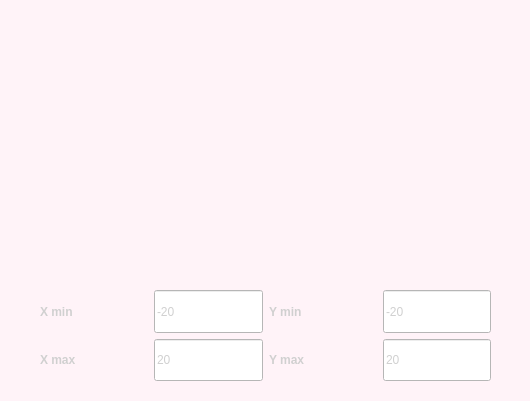
<?xml version="1.0" encoding="UTF-8"?>
<ui version="4.0">
 <class>Plot</class>
 <widget class="QDialog" name="Plot">
  <property name="geometry">
   <rect>
    <x>0</x>
    <y>0</y>
    <width>530</width>
    <height>401</height>
   </rect>
  </property>
  <property name="windowTitle">
   <string>Dialog</string>
  </property>
  <property name="styleSheet">
   <string notr="true">background-color: rgb(255, 243, 248);</string>
  </property>
  <widget class="QCustomPlot" name="MyPlot" native="true">
   <property name="geometry">
    <rect>
     <x>80</x>
     <y>10</y>
     <width>371</width>
     <height>261</height>
    </rect>
   </property>
  </widget>
  <widget class="QWidget" name="layoutWidget">
   <property name="geometry">
    <rect>
     <x>40</x>
     <y>290</y>
     <width>451</width>
     <height>91</height>
    </rect>
   </property>
   <layout class="QVBoxLayout" name="verticalLayout_2">
    <item>
     <layout class="QHBoxLayout" name="horizontalLayout">
      <item>
       <widget class="QLabel" name="label">
        <property name="palette">
         <palette>
          <active>
           <colorrole role="WindowText">
            <brush brushstyle="SolidPattern">
             <color alpha="255">
              <red>126</red>
              <green>127</green>
              <blue>129</blue>
             </color>
            </brush>
           </colorrole>
           <colorrole role="Button">
            <brush brushstyle="SolidPattern">
             <color alpha="255">
              <red>255</red>
              <green>243</green>
              <blue>248</blue>
             </color>
            </brush>
           </colorrole>
           <colorrole role="Text">
            <brush brushstyle="SolidPattern">
             <color alpha="255">
              <red>122</red>
              <green>123</green>
              <blue>125</blue>
             </color>
            </brush>
           </colorrole>
           <colorrole role="Base">
            <brush brushstyle="SolidPattern">
             <color alpha="255">
              <red>255</red>
              <green>243</green>
              <blue>248</blue>
             </color>
            </brush>
           </colorrole>
           <colorrole role="Window">
            <brush brushstyle="SolidPattern">
             <color alpha="255">
              <red>255</red>
              <green>243</green>
              <blue>248</blue>
             </color>
            </brush>
           </colorrole>
          </active>
          <inactive>
           <colorrole role="WindowText">
            <brush brushstyle="SolidPattern">
             <color alpha="255">
              <red>208</red>
              <green>208</green>
              <blue>208</blue>
             </color>
            </brush>
           </colorrole>
           <colorrole role="Button">
            <brush brushstyle="SolidPattern">
             <color alpha="255">
              <red>64</red>
              <green>65</green>
              <blue>66</blue>
             </color>
            </brush>
           </colorrole>
           <colorrole role="Text">
            <brush brushstyle="SolidPattern">
             <color alpha="255">
              <red>208</red>
              <green>208</green>
              <blue>208</blue>
             </color>
            </brush>
           </colorrole>
           <colorrole role="Base">
            <brush brushstyle="SolidPattern">
             <color alpha="255">
              <red>46</red>
              <green>47</green>
              <blue>48</blue>
             </color>
            </brush>
           </colorrole>
           <colorrole role="Window">
            <brush brushstyle="SolidPattern">
             <color alpha="255">
              <red>46</red>
              <green>47</green>
              <blue>48</blue>
             </color>
            </brush>
           </colorrole>
          </inactive>
          <disabled>
           <colorrole role="WindowText">
            <brush brushstyle="SolidPattern">
             <color alpha="96">
              <red>164</red>
              <green>166</green>
              <blue>168</blue>
             </color>
            </brush>
           </colorrole>
           <colorrole role="Button">
            <brush brushstyle="SolidPattern">
             <color alpha="255">
              <red>255</red>
              <green>243</green>
              <blue>248</blue>
             </color>
            </brush>
           </colorrole>
           <colorrole role="Text">
            <brush brushstyle="SolidPattern">
             <color alpha="96">
              <red>164</red>
              <green>166</green>
              <blue>168</blue>
             </color>
            </brush>
           </colorrole>
           <colorrole role="Base">
            <brush brushstyle="SolidPattern">
             <color alpha="255">
              <red>255</red>
              <green>243</green>
              <blue>248</blue>
             </color>
            </brush>
           </colorrole>
           <colorrole role="Window">
            <brush brushstyle="SolidPattern">
             <color alpha="255">
              <red>255</red>
              <green>243</green>
              <blue>248</blue>
             </color>
            </brush>
           </colorrole>
          </disabled>
         </palette>
        </property>
        <property name="font">
         <font>
          <bold>true</bold>
         </font>
        </property>
        <property name="text">
         <string>X min</string>
        </property>
       </widget>
      </item>
      <item>
       <widget class="QLineEdit" name="xmin">
        <property name="sizePolicy">
         <sizepolicy hsizetype="Preferred" vsizetype="Preferred">
          <horstretch>0</horstretch>
          <verstretch>0</verstretch>
         </sizepolicy>
        </property>
        <property name="palette">
         <palette>
          <active>
           <colorrole role="WindowText">
            <brush brushstyle="SolidPattern">
             <color alpha="255">
              <red>128</red>
              <green>128</green>
              <blue>128</blue>
             </color>
            </brush>
           </colorrole>
           <colorrole role="Button">
            <brush brushstyle="SolidPattern">
             <color alpha="255">
              <red>255</red>
              <green>255</green>
              <blue>255</blue>
             </color>
            </brush>
           </colorrole>
           <colorrole role="Text">
            <brush brushstyle="SolidPattern">
             <color alpha="255">
              <red>130</red>
              <green>130</green>
              <blue>130</blue>
             </color>
            </brush>
           </colorrole>
           <colorrole role="Base">
            <brush brushstyle="SolidPattern">
             <color alpha="255">
              <red>255</red>
              <green>255</green>
              <blue>255</blue>
             </color>
            </brush>
           </colorrole>
           <colorrole role="Window">
            <brush brushstyle="SolidPattern">
             <color alpha="255">
              <red>255</red>
              <green>255</green>
              <blue>255</blue>
             </color>
            </brush>
           </colorrole>
          </active>
          <inactive>
           <colorrole role="WindowText">
            <brush brushstyle="SolidPattern">
             <color alpha="255">
              <red>208</red>
              <green>208</green>
              <blue>208</blue>
             </color>
            </brush>
           </colorrole>
           <colorrole role="Button">
            <brush brushstyle="SolidPattern">
             <color alpha="255">
              <red>64</red>
              <green>65</green>
              <blue>66</blue>
             </color>
            </brush>
           </colorrole>
           <colorrole role="Text">
            <brush brushstyle="SolidPattern">
             <color alpha="255">
              <red>208</red>
              <green>208</green>
              <blue>208</blue>
             </color>
            </brush>
           </colorrole>
           <colorrole role="Base">
            <brush brushstyle="SolidPattern">
             <color alpha="255">
              <red>46</red>
              <green>47</green>
              <blue>48</blue>
             </color>
            </brush>
           </colorrole>
           <colorrole role="Window">
            <brush brushstyle="SolidPattern">
             <color alpha="255">
              <red>46</red>
              <green>47</green>
              <blue>48</blue>
             </color>
            </brush>
           </colorrole>
          </inactive>
          <disabled>
           <colorrole role="WindowText">
            <brush brushstyle="SolidPattern">
             <color alpha="96">
              <red>164</red>
              <green>166</green>
              <blue>168</blue>
             </color>
            </brush>
           </colorrole>
           <colorrole role="Button">
            <brush brushstyle="SolidPattern">
             <color alpha="255">
              <red>255</red>
              <green>255</green>
              <blue>255</blue>
             </color>
            </brush>
           </colorrole>
           <colorrole role="Text">
            <brush brushstyle="SolidPattern">
             <color alpha="96">
              <red>164</red>
              <green>166</green>
              <blue>168</blue>
             </color>
            </brush>
           </colorrole>
           <colorrole role="Base">
            <brush brushstyle="SolidPattern">
             <color alpha="255">
              <red>255</red>
              <green>255</green>
              <blue>255</blue>
             </color>
            </brush>
           </colorrole>
           <colorrole role="Window">
            <brush brushstyle="SolidPattern">
             <color alpha="255">
              <red>255</red>
              <green>255</green>
              <blue>255</blue>
             </color>
            </brush>
           </colorrole>
          </disabled>
         </palette>
        </property>
        <property name="styleSheet">
         <string notr="true">background-color: rgb(255, 255, 255)</string>
        </property>
        <property name="text">
         <string>-20</string>
        </property>
       </widget>
      </item>
      <item>
       <widget class="QLabel" name="label_3">
        <property name="palette">
         <palette>
          <active>
           <colorrole role="WindowText">
            <brush brushstyle="SolidPattern">
             <color alpha="255">
              <red>123</red>
              <green>124</green>
              <blue>126</blue>
             </color>
            </brush>
           </colorrole>
           <colorrole role="Button">
            <brush brushstyle="SolidPattern">
             <color alpha="255">
              <red>255</red>
              <green>243</green>
              <blue>248</blue>
             </color>
            </brush>
           </colorrole>
           <colorrole role="Base">
            <brush brushstyle="SolidPattern">
             <color alpha="255">
              <red>255</red>
              <green>243</green>
              <blue>248</blue>
             </color>
            </brush>
           </colorrole>
           <colorrole role="Window">
            <brush brushstyle="SolidPattern">
             <color alpha="255">
              <red>255</red>
              <green>243</green>
              <blue>248</blue>
             </color>
            </brush>
           </colorrole>
          </active>
          <inactive>
           <colorrole role="WindowText">
            <brush brushstyle="SolidPattern">
             <color alpha="255">
              <red>208</red>
              <green>208</green>
              <blue>208</blue>
             </color>
            </brush>
           </colorrole>
           <colorrole role="Button">
            <brush brushstyle="SolidPattern">
             <color alpha="255">
              <red>64</red>
              <green>65</green>
              <blue>66</blue>
             </color>
            </brush>
           </colorrole>
           <colorrole role="Base">
            <brush brushstyle="SolidPattern">
             <color alpha="255">
              <red>46</red>
              <green>47</green>
              <blue>48</blue>
             </color>
            </brush>
           </colorrole>
           <colorrole role="Window">
            <brush brushstyle="SolidPattern">
             <color alpha="255">
              <red>46</red>
              <green>47</green>
              <blue>48</blue>
             </color>
            </brush>
           </colorrole>
          </inactive>
          <disabled>
           <colorrole role="WindowText">
            <brush brushstyle="SolidPattern">
             <color alpha="96">
              <red>164</red>
              <green>166</green>
              <blue>168</blue>
             </color>
            </brush>
           </colorrole>
           <colorrole role="Button">
            <brush brushstyle="SolidPattern">
             <color alpha="255">
              <red>255</red>
              <green>243</green>
              <blue>248</blue>
             </color>
            </brush>
           </colorrole>
           <colorrole role="Base">
            <brush brushstyle="SolidPattern">
             <color alpha="255">
              <red>255</red>
              <green>243</green>
              <blue>248</blue>
             </color>
            </brush>
           </colorrole>
           <colorrole role="Window">
            <brush brushstyle="SolidPattern">
             <color alpha="255">
              <red>255</red>
              <green>243</green>
              <blue>248</blue>
             </color>
            </brush>
           </colorrole>
          </disabled>
         </palette>
        </property>
        <property name="font">
         <font>
          <bold>true</bold>
         </font>
        </property>
        <property name="text">
         <string>Y min</string>
        </property>
       </widget>
      </item>
      <item>
       <widget class="QLineEdit" name="ymin">
        <property name="sizePolicy">
         <sizepolicy hsizetype="Preferred" vsizetype="Preferred">
          <horstretch>0</horstretch>
          <verstretch>0</verstretch>
         </sizepolicy>
        </property>
        <property name="palette">
         <palette>
          <active>
           <colorrole role="Button">
            <brush brushstyle="SolidPattern">
             <color alpha="255">
              <red>255</red>
              <green>255</green>
              <blue>255</blue>
             </color>
            </brush>
           </colorrole>
           <colorrole role="Text">
            <brush brushstyle="SolidPattern">
             <color alpha="255">
              <red>129</red>
              <green>129</green>
              <blue>129</blue>
             </color>
            </brush>
           </colorrole>
           <colorrole role="Base">
            <brush brushstyle="SolidPattern">
             <color alpha="255">
              <red>255</red>
              <green>255</green>
              <blue>255</blue>
             </color>
            </brush>
           </colorrole>
           <colorrole role="Window">
            <brush brushstyle="SolidPattern">
             <color alpha="255">
              <red>255</red>
              <green>255</green>
              <blue>255</blue>
             </color>
            </brush>
           </colorrole>
          </active>
          <inactive>
           <colorrole role="Button">
            <brush brushstyle="SolidPattern">
             <color alpha="255">
              <red>64</red>
              <green>65</green>
              <blue>66</blue>
             </color>
            </brush>
           </colorrole>
           <colorrole role="Text">
            <brush brushstyle="SolidPattern">
             <color alpha="255">
              <red>208</red>
              <green>208</green>
              <blue>208</blue>
             </color>
            </brush>
           </colorrole>
           <colorrole role="Base">
            <brush brushstyle="SolidPattern">
             <color alpha="255">
              <red>46</red>
              <green>47</green>
              <blue>48</blue>
             </color>
            </brush>
           </colorrole>
           <colorrole role="Window">
            <brush brushstyle="SolidPattern">
             <color alpha="255">
              <red>46</red>
              <green>47</green>
              <blue>48</blue>
             </color>
            </brush>
           </colorrole>
          </inactive>
          <disabled>
           <colorrole role="Button">
            <brush brushstyle="SolidPattern">
             <color alpha="255">
              <red>255</red>
              <green>255</green>
              <blue>255</blue>
             </color>
            </brush>
           </colorrole>
           <colorrole role="Text">
            <brush brushstyle="SolidPattern">
             <color alpha="96">
              <red>164</red>
              <green>166</green>
              <blue>168</blue>
             </color>
            </brush>
           </colorrole>
           <colorrole role="Base">
            <brush brushstyle="SolidPattern">
             <color alpha="255">
              <red>255</red>
              <green>255</green>
              <blue>255</blue>
             </color>
            </brush>
           </colorrole>
           <colorrole role="Window">
            <brush brushstyle="SolidPattern">
             <color alpha="255">
              <red>255</red>
              <green>255</green>
              <blue>255</blue>
             </color>
            </brush>
           </colorrole>
          </disabled>
         </palette>
        </property>
        <property name="styleSheet">
         <string notr="true">background-color: rgb(255, 255, 255);</string>
        </property>
        <property name="text">
         <string>-20</string>
        </property>
       </widget>
      </item>
     </layout>
    </item>
    <item>
     <layout class="QHBoxLayout" name="horizontalLayout_2">
      <item>
       <widget class="QLabel" name="label_2">
        <property name="palette">
         <palette>
          <active>
           <colorrole role="WindowText">
            <brush brushstyle="SolidPattern">
             <color alpha="255">
              <red>126</red>
              <green>127</green>
              <blue>129</blue>
             </color>
            </brush>
           </colorrole>
           <colorrole role="Button">
            <brush brushstyle="SolidPattern">
             <color alpha="255">
              <red>255</red>
              <green>243</green>
              <blue>248</blue>
             </color>
            </brush>
           </colorrole>
           <colorrole role="Base">
            <brush brushstyle="SolidPattern">
             <color alpha="255">
              <red>255</red>
              <green>243</green>
              <blue>248</blue>
             </color>
            </brush>
           </colorrole>
           <colorrole role="Window">
            <brush brushstyle="SolidPattern">
             <color alpha="255">
              <red>255</red>
              <green>243</green>
              <blue>248</blue>
             </color>
            </brush>
           </colorrole>
          </active>
          <inactive>
           <colorrole role="WindowText">
            <brush brushstyle="SolidPattern">
             <color alpha="255">
              <red>208</red>
              <green>208</green>
              <blue>208</blue>
             </color>
            </brush>
           </colorrole>
           <colorrole role="Button">
            <brush brushstyle="SolidPattern">
             <color alpha="255">
              <red>64</red>
              <green>65</green>
              <blue>66</blue>
             </color>
            </brush>
           </colorrole>
           <colorrole role="Base">
            <brush brushstyle="SolidPattern">
             <color alpha="255">
              <red>46</red>
              <green>47</green>
              <blue>48</blue>
             </color>
            </brush>
           </colorrole>
           <colorrole role="Window">
            <brush brushstyle="SolidPattern">
             <color alpha="255">
              <red>46</red>
              <green>47</green>
              <blue>48</blue>
             </color>
            </brush>
           </colorrole>
          </inactive>
          <disabled>
           <colorrole role="WindowText">
            <brush brushstyle="SolidPattern">
             <color alpha="96">
              <red>164</red>
              <green>166</green>
              <blue>168</blue>
             </color>
            </brush>
           </colorrole>
           <colorrole role="Button">
            <brush brushstyle="SolidPattern">
             <color alpha="255">
              <red>255</red>
              <green>243</green>
              <blue>248</blue>
             </color>
            </brush>
           </colorrole>
           <colorrole role="Base">
            <brush brushstyle="SolidPattern">
             <color alpha="255">
              <red>255</red>
              <green>243</green>
              <blue>248</blue>
             </color>
            </brush>
           </colorrole>
           <colorrole role="Window">
            <brush brushstyle="SolidPattern">
             <color alpha="255">
              <red>255</red>
              <green>243</green>
              <blue>248</blue>
             </color>
            </brush>
           </colorrole>
          </disabled>
         </palette>
        </property>
        <property name="font">
         <font>
          <bold>true</bold>
         </font>
        </property>
        <property name="text">
         <string>X max</string>
        </property>
       </widget>
      </item>
      <item>
       <widget class="QLineEdit" name="xmax">
        <property name="sizePolicy">
         <sizepolicy hsizetype="Preferred" vsizetype="Preferred">
          <horstretch>0</horstretch>
          <verstretch>0</verstretch>
         </sizepolicy>
        </property>
        <property name="palette">
         <palette>
          <active>
           <colorrole role="Button">
            <brush brushstyle="SolidPattern">
             <color alpha="255">
              <red>255</red>
              <green>255</green>
              <blue>255</blue>
             </color>
            </brush>
           </colorrole>
           <colorrole role="Text">
            <brush brushstyle="SolidPattern">
             <color alpha="255">
              <red>128</red>
              <green>128</green>
              <blue>128</blue>
             </color>
            </brush>
           </colorrole>
           <colorrole role="Base">
            <brush brushstyle="SolidPattern">
             <color alpha="255">
              <red>255</red>
              <green>255</green>
              <blue>255</blue>
             </color>
            </brush>
           </colorrole>
           <colorrole role="Window">
            <brush brushstyle="SolidPattern">
             <color alpha="255">
              <red>255</red>
              <green>255</green>
              <blue>255</blue>
             </color>
            </brush>
           </colorrole>
          </active>
          <inactive>
           <colorrole role="Button">
            <brush brushstyle="SolidPattern">
             <color alpha="255">
              <red>64</red>
              <green>65</green>
              <blue>66</blue>
             </color>
            </brush>
           </colorrole>
           <colorrole role="Text">
            <brush brushstyle="SolidPattern">
             <color alpha="255">
              <red>208</red>
              <green>208</green>
              <blue>208</blue>
             </color>
            </brush>
           </colorrole>
           <colorrole role="Base">
            <brush brushstyle="SolidPattern">
             <color alpha="255">
              <red>46</red>
              <green>47</green>
              <blue>48</blue>
             </color>
            </brush>
           </colorrole>
           <colorrole role="Window">
            <brush brushstyle="SolidPattern">
             <color alpha="255">
              <red>46</red>
              <green>47</green>
              <blue>48</blue>
             </color>
            </brush>
           </colorrole>
          </inactive>
          <disabled>
           <colorrole role="Button">
            <brush brushstyle="SolidPattern">
             <color alpha="255">
              <red>255</red>
              <green>255</green>
              <blue>255</blue>
             </color>
            </brush>
           </colorrole>
           <colorrole role="Text">
            <brush brushstyle="SolidPattern">
             <color alpha="96">
              <red>164</red>
              <green>166</green>
              <blue>168</blue>
             </color>
            </brush>
           </colorrole>
           <colorrole role="Base">
            <brush brushstyle="SolidPattern">
             <color alpha="255">
              <red>255</red>
              <green>255</green>
              <blue>255</blue>
             </color>
            </brush>
           </colorrole>
           <colorrole role="Window">
            <brush brushstyle="SolidPattern">
             <color alpha="255">
              <red>255</red>
              <green>255</green>
              <blue>255</blue>
             </color>
            </brush>
           </colorrole>
          </disabled>
         </palette>
        </property>
        <property name="styleSheet">
         <string notr="true">background-color: rgb(255, 255, 255);</string>
        </property>
        <property name="text">
         <string>20</string>
        </property>
       </widget>
      </item>
      <item>
       <widget class="QLabel" name="label_4">
        <property name="palette">
         <palette>
          <active>
           <colorrole role="WindowText">
            <brush brushstyle="SolidPattern">
             <color alpha="255">
              <red>123</red>
              <green>124</green>
              <blue>126</blue>
             </color>
            </brush>
           </colorrole>
           <colorrole role="Button">
            <brush brushstyle="SolidPattern">
             <color alpha="255">
              <red>255</red>
              <green>243</green>
              <blue>248</blue>
             </color>
            </brush>
           </colorrole>
           <colorrole role="Base">
            <brush brushstyle="SolidPattern">
             <color alpha="255">
              <red>255</red>
              <green>243</green>
              <blue>248</blue>
             </color>
            </brush>
           </colorrole>
           <colorrole role="Window">
            <brush brushstyle="SolidPattern">
             <color alpha="255">
              <red>255</red>
              <green>243</green>
              <blue>248</blue>
             </color>
            </brush>
           </colorrole>
          </active>
          <inactive>
           <colorrole role="WindowText">
            <brush brushstyle="SolidPattern">
             <color alpha="255">
              <red>208</red>
              <green>208</green>
              <blue>208</blue>
             </color>
            </brush>
           </colorrole>
           <colorrole role="Button">
            <brush brushstyle="SolidPattern">
             <color alpha="255">
              <red>64</red>
              <green>65</green>
              <blue>66</blue>
             </color>
            </brush>
           </colorrole>
           <colorrole role="Base">
            <brush brushstyle="SolidPattern">
             <color alpha="255">
              <red>46</red>
              <green>47</green>
              <blue>48</blue>
             </color>
            </brush>
           </colorrole>
           <colorrole role="Window">
            <brush brushstyle="SolidPattern">
             <color alpha="255">
              <red>46</red>
              <green>47</green>
              <blue>48</blue>
             </color>
            </brush>
           </colorrole>
          </inactive>
          <disabled>
           <colorrole role="WindowText">
            <brush brushstyle="SolidPattern">
             <color alpha="96">
              <red>164</red>
              <green>166</green>
              <blue>168</blue>
             </color>
            </brush>
           </colorrole>
           <colorrole role="Button">
            <brush brushstyle="SolidPattern">
             <color alpha="255">
              <red>255</red>
              <green>243</green>
              <blue>248</blue>
             </color>
            </brush>
           </colorrole>
           <colorrole role="Base">
            <brush brushstyle="SolidPattern">
             <color alpha="255">
              <red>255</red>
              <green>243</green>
              <blue>248</blue>
             </color>
            </brush>
           </colorrole>
           <colorrole role="Window">
            <brush brushstyle="SolidPattern">
             <color alpha="255">
              <red>255</red>
              <green>243</green>
              <blue>248</blue>
             </color>
            </brush>
           </colorrole>
          </disabled>
         </palette>
        </property>
        <property name="font">
         <font>
          <bold>true</bold>
         </font>
        </property>
        <property name="text">
         <string>Y max</string>
        </property>
       </widget>
      </item>
      <item>
       <widget class="QLineEdit" name="ymax">
        <property name="sizePolicy">
         <sizepolicy hsizetype="Preferred" vsizetype="Preferred">
          <horstretch>0</horstretch>
          <verstretch>0</verstretch>
         </sizepolicy>
        </property>
        <property name="palette">
         <palette>
          <active>
           <colorrole role="Button">
            <brush brushstyle="SolidPattern">
             <color alpha="255">
              <red>255</red>
              <green>255</green>
              <blue>255</blue>
             </color>
            </brush>
           </colorrole>
           <colorrole role="Text">
            <brush brushstyle="SolidPattern">
             <color alpha="255">
              <red>129</red>
              <green>129</green>
              <blue>129</blue>
             </color>
            </brush>
           </colorrole>
           <colorrole role="Base">
            <brush brushstyle="SolidPattern">
             <color alpha="255">
              <red>255</red>
              <green>255</green>
              <blue>255</blue>
             </color>
            </brush>
           </colorrole>
           <colorrole role="Window">
            <brush brushstyle="SolidPattern">
             <color alpha="255">
              <red>255</red>
              <green>255</green>
              <blue>255</blue>
             </color>
            </brush>
           </colorrole>
          </active>
          <inactive>
           <colorrole role="Button">
            <brush brushstyle="SolidPattern">
             <color alpha="255">
              <red>64</red>
              <green>65</green>
              <blue>66</blue>
             </color>
            </brush>
           </colorrole>
           <colorrole role="Text">
            <brush brushstyle="SolidPattern">
             <color alpha="255">
              <red>208</red>
              <green>208</green>
              <blue>208</blue>
             </color>
            </brush>
           </colorrole>
           <colorrole role="Base">
            <brush brushstyle="SolidPattern">
             <color alpha="255">
              <red>46</red>
              <green>47</green>
              <blue>48</blue>
             </color>
            </brush>
           </colorrole>
           <colorrole role="Window">
            <brush brushstyle="SolidPattern">
             <color alpha="255">
              <red>46</red>
              <green>47</green>
              <blue>48</blue>
             </color>
            </brush>
           </colorrole>
          </inactive>
          <disabled>
           <colorrole role="Button">
            <brush brushstyle="SolidPattern">
             <color alpha="255">
              <red>255</red>
              <green>255</green>
              <blue>255</blue>
             </color>
            </brush>
           </colorrole>
           <colorrole role="Text">
            <brush brushstyle="SolidPattern">
             <color alpha="96">
              <red>164</red>
              <green>166</green>
              <blue>168</blue>
             </color>
            </brush>
           </colorrole>
           <colorrole role="Base">
            <brush brushstyle="SolidPattern">
             <color alpha="255">
              <red>255</red>
              <green>255</green>
              <blue>255</blue>
             </color>
            </brush>
           </colorrole>
           <colorrole role="Window">
            <brush brushstyle="SolidPattern">
             <color alpha="255">
              <red>255</red>
              <green>255</green>
              <blue>255</blue>
             </color>
            </brush>
           </colorrole>
          </disabled>
         </palette>
        </property>
        <property name="styleSheet">
         <string notr="true">background-color: rgb(255, 255, 255);</string>
        </property>
        <property name="text">
         <string>20</string>
        </property>
       </widget>
      </item>
     </layout>
    </item>
   </layout>
  </widget>
 </widget>
 <customwidgets>
  <customwidget>
   <class>QCustomPlot</class>
   <extends>QWidget</extends>
   <header>qcustomplot.h</header>
   <container>1</container>
  </customwidget>
 </customwidgets>
 <resources/>
 <connections/>
</ui>
